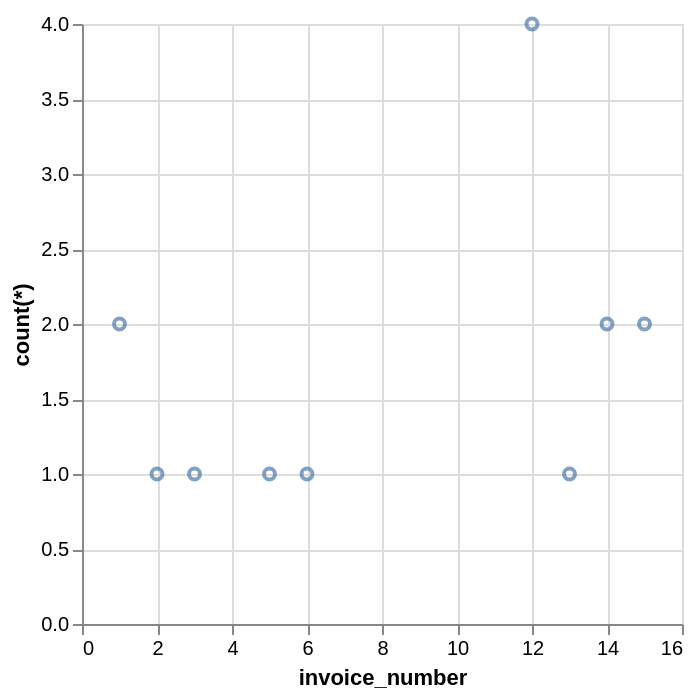

Write a Vega-Lite specification for this figure.
### Vega-Lite specification from a JSON file in a GitHub repository (floating-point values rounded to 4 significant figures)
{"data": {"values": [{"x_data": 1, "y_data": 2}, {"x_data": 2, "y_data": 1}, {"x_data": 3, "y_data": 1}, {"x_data": 5, "y_data": 1}, {"x_data": 6, "y_data": 1}, {"x_data": 12, "y_data": 4}, {"x_data": 13, "y_data": 1}, {"x_data": 14, "y_data": 2}, {"x_data": 15, "y_data": 2}]}, "mark": "point", "encoding": {"x": {"field": "x_data", "type": "quantitative", "title": "invoice_number"}, "y": {"field": "y_data", "type": "quantitative", "title": "count(*)"}}}
